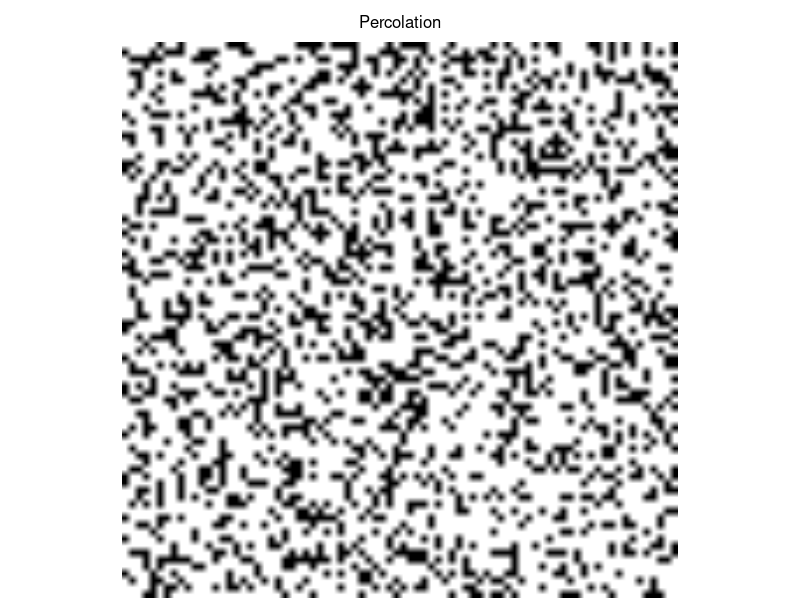
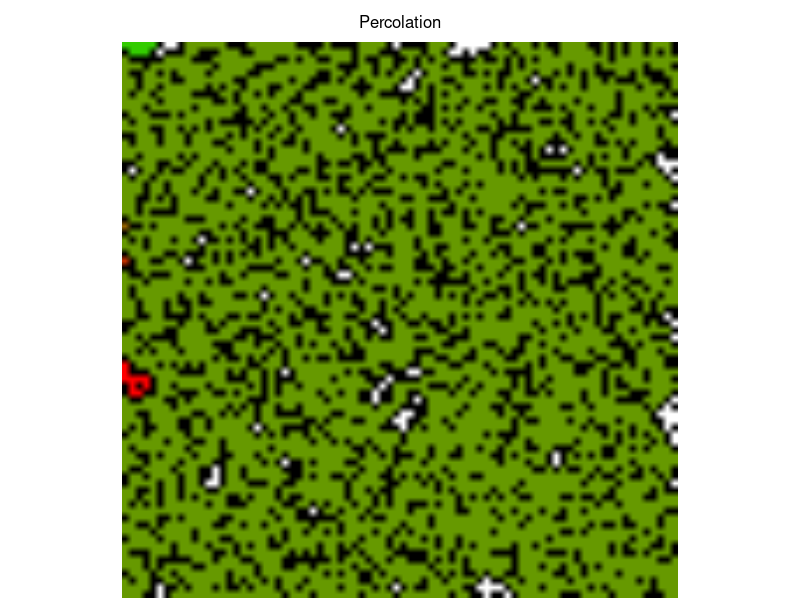

Here is the R script that generated these plots, in order: (Note: this script raises an error after producing the figures.)
########################
###
### Leonard Mada
### [the one and only]
###
### Percolation
###
### draft v.0.1j

### Percolation

# - some experiments in Percolation

### Github:
# https://github.com/discoleo/R/blob/master/Stat/Percolation.R


####################
####################

### helper Functions

reset.m = function(m, id, val=0) {
	if(missing(id)) {
		m[m > 0] = val;
	} else if(id > 0) {
		m[m == id] = val;
	} else {
		m[(m > 0) & (m != id)] = val;
	}
	invisible(m)
}
### Percolation Functions
flood = function(m, pyx, val=1, val0=0) {
	vals = pyx; pos = 1;
	
	while(TRUE) {
		if(pos > length(vals)) return(m);
		if(m[vals[pos], vals[pos + 1]] != val0) {pos = pos + 2; next;}
		m[vals[pos], vals[pos + 1]] = val;
		if(vals[pos] > 1) vals = c(vals, vals[pos]-1, vals[pos + 1]);
		if(vals[pos] < nrow(m)) vals = c(vals, vals[pos]+1, vals[pos + 1]);
		if(vals[pos+1] > 1) vals = c(vals, vals[pos], vals[pos + 1] - 1);
		if(vals[pos+1] < ncol(m)) vals = c(vals, vals[pos], vals[pos + 1] + 1);
		pos = pos + 2;
	}
	return(m);
}

flood.all = function(m, type="by Col 1", val0=0, debug=TRUE) {
	# TODO: type
	while(TRUE) {
		if(debug) print("Iteration");
		id.row = match(val0, m[,1])
		if(is.na(id.row)) break;
		m = flood(m, c(id.row,1), max(m)+1)
	}
	return(m)
}

max.id = function(m) {
	out.m = m[, ncol(m)]
	out = table(out.m[out.m > 0])
	if(dim(out) == 0) {
		print("NO percolation!");
		out = table(m[m > 0])
	}
	id = match(max(out), out);
	id = as.integer(names(out)[id])
}
### Path Length
length.path = function(m, id, debug=TRUE) {
	if(missing(id)) {
		id = max.id(m)
		if(debug) print(id);
	}
	p.m = m;
	p.m[p.m != id] = -1;
	p.m[p.m == id] =  0;
	# TODO
	lvl = 1; pos = 1;
	# rep(c(y, x))
	vals = as.vector(rbind(seq(nrow(m)), 1));
	while(pos <= length(vals)) {
		nn = integer();
		while(pos <= length(vals)) {
			if(p.m[vals[pos], vals[pos + 1]] != 0) {pos = pos + 2; next;}
			p.m[vals[pos], vals[pos + 1]] = lvl;
			if(vals[pos] > 1) nn = c(nn, vals[pos]-1, vals[pos + 1]);
			if(vals[pos] < nrow(m)) nn = c(nn, vals[pos]+1, vals[pos + 1]);
			if(vals[pos+1] > 1) nn = c(nn, vals[pos], vals[pos + 1] - 1);
			if(vals[pos+1] < ncol(m)) nn = c(nn, vals[pos], vals[pos + 1] + 1);
			pos = pos + 2;
		}
		vals = nn;
		lvl = lvl + 1; pos = 1;
	}
	
	if(id != 0) p.m[m == 0] =  0;
	p.m[p.m < 0 & m > 0] =  0; # other non-connected "paths";
	return(p.m);
}
### Contact Area
contact.area = function(m, id) {
	area = 0;
	for(nc in 1:ncol(m)) {
		for(nr in 1:nrow(m)) {
			if(m[nr, nc] != id) next;
			if(nr > 1 && m[nr-1,nc] != id) area = area + 1;
			if(nr < nrow(m) && m[nr+1,nc] != id) area = area + 1;
			if(nc > 1 && m[nr,nc-1] != id) area = area + 1;
			if(nc < ncol(m) && m[nr,nc+1] != id) area = area + 1;
		}
	}
	return(area);
}

### Raster
toRaster = function(m, showVal=0) {
	rs.m = array(0, c(dim(m), 3));
	if( ! is.na(showVal)) {
		isZero = (m == showVal);
		doShow = TRUE;
	} else {
		doShow = FALSE;
	}

	### R
	layer.m = m;
	layer.m[m < 0] = 0
	val.max = max(layer.m);
	if(val.max > 0) layer.m = layer.m / val.max;
	if(doShow) layer.m[isZero] = 1;
	rs.m[,,1] = layer.m;

	### G
	layer.m = 1 - layer.m;
	layer.m[m <= 0] = 0
	if(doShow) layer.m[isZero] = 1;
	rs.m[,,2] = layer.m

	### B
	if(doShow) {
		layer.m = array(0, dim(m));
		layer.m[isZero] = 1;
		rs.m[,,3] = layer.m
	}

	rs.m = as.raster(rs.m)
	return(rs.m);
}
plot.rs = function(m, main, mar, line=0.5) {
	if( ! missing(main) ) hasTitle = TRUE else hasTitle = FALSE;
	if(missing(mar)) mar = c(0,0, if(hasTitle) 2 else 0, 0) + 0.1;
	type = match(class(m), c("raster", "matrix"));
	if(all(is.na(type))) stop("Data NOT supported!")
	if(any(type == 2)) {
		m = toRaster(m);
	}
	old.par = par(mar=mar);
		plot(m);
		if(hasTitle) mtext(main, line=line)
	par(old.par);
	invisible();
}
split.rs = function(m, n=5, from=1, max.len=5, w=10) {
	nr.tot = round(nrow(m) / n);
	frg.tot = ceiling(nrow(m) / nr.tot);
	# TODO: nrow(m) %% nr.tot > 0;
	if(from == 0) from = 1;
	if(from > 0) {
		frg.to = min(frg.tot, from + max.len);
	} else {
		from = max(1, frg.tot + 1 + from - max.len);
		frg.to = min(frg.tot, from + max.len);
	}
	m0 = matrix(0, ncol=w, nrow=nr.tot);
	m2 =  array(0, c(nr.tot, 0))
	for(frg in from:frg.to) {
		r.start = (frg - 1) * nr.tot + 1;
		r.end   = r.start + nr.tot - 1;
		m2 = cbind(m2, cbind(m[r.start:r.end,], m0))
	}
	invisible(m2);
}


################
################

### Examples
dims = c(80, 80)
p = 0.3

m = sample(c(-1, 0), prod(dims), replace=T, prob=c(p, 1-p))
m = matrix(m, nrow=dims[1])
m[1:10, 1:10]
plot.rs(m, "Percolation")


### Flood Fill
m = flood.all(m)

m[1:10, 1:10]

table(m)
table(m[,dims[2]])

plot.rs(m, "Percolation")


### Shortest Path
path.m = length.path(m)

id = dim(path.m)[2];
path.m[1:10, seq(id - 10, id)]

table(path.m[,dims[2]])


### Raster
plot.rs(rs.m, main="Path Length")


### Stat/Percolation
# - cells not accessible;
sum(m == 0) / prod(dim(m))
# - total contact area
a0 = contact.area(m, -1)
# - liquid contact area
a1 = contact.area(m, max.id(m))
a0; a1; a1 / a0;



###################

### Ex 2:
dims = c(80, 80)
p = 0.4

m = sample(c(-1, 0), prod(dims), replace=T, prob=c(p, 1-p))
m = matrix(m, nrow=dims[1])
m[1:10, 1:10]

m = flood.all(m)

m[1:10, 1:10]

table(m)
table(m[,dims[2]])


plot.rs(m, main="Percolation: Multiple Paths")


### Shortest Path
path.m = length.path(m)

id = dim(path.m)[2];
path.m[1:10, seq(id - 10, id)]

table(path.m[,dims[2]])


### Raster
plot.rs(path.m, main="Path Length")
# Note:
# - only "dominant" path is visualized;

# plot.rs(length.path(m, id=5), main="Path Length")


### Stat/Percolation
# - cells not accessible;
sum(m == 0) / prod(dim(m))
# - total contact area
a0 = contact.area(m, -1)
# - liquid contact area
a1 = contact.area(m, max.id(m))
a0; a1; a1 / a0;


#############

### Ex 3:
dims = c(200, 200) # takes long!
p = 0.40

m = sample(c(-1, 0), prod(dims), replace=T, prob=c(p, 1-p))
m = matrix(m, nrow=dims[1])
m[1:10, 1:10]

m = flood.all(m)

m[1:10, 1:10]

table(m)
table(m[,dims[2]])


#################
#################

### Periodic Boundary Condition

# - takes ~20 s;
dims = c(2000, 80)
p = 0.4

m = sample(c(-1, 0), prod(dims), replace=T, prob=c(p, 1-p))
m = matrix(m, nrow=dims[1])
m[1:10, 1:10]

m = flood.all(m)

m[1:10, 1:10]

table(m)
table(m[,dims[2]])


plot.rs(split.rs(m), main="Percolation: Multiple Paths")

# plot.rs(m, main="Percolation: Multiple Paths")


### Shortest Path
path.m = length.path(m)

id = dim(path.m)[2];
path.m[1:10, seq(id - 10, id)]

table(path.m[,dims[2]])


### Raster
plot.rs(path.m, main="Path Length")
# Note:
# - only "dominant" path is visualized;

# plot.rs(length.path(m, id=5), main="Path Length")

####################
### Stat/Percolation

### Inaccessible
# - cells that are not accessible;
sum(m == 0) / prod(dim(m))
# ~ 17%;
### TODO: compute over all paths;
# - total contact area
a0 = contact.area(m, -1)
# - liquid contact area
a1 = contact.area(m, max.id(m))
a0; a1; a1 / a0;


### Other:
# - Average Path Height;
# - Average Inputs;
# - Average Outputs;
# - Average Length;
# - Flux, Bottleneck;


path.all = length.path(reset.m(m), id=0)
plot.rs(split.rs(path.all), main="All Path Lengths")

### Mean Distance from In
# - includes also non-precolating paths;
mean(path.all[path.all > 0]) / ncol(path.all)
# ~ 0.98;
### Mean Out Distance
nc = ncol(path.all)
mean(path.all[path.all[,nc] > 0, nc]) / nc
# ~ 2.02;



###########

### Test
m = flood(m, c(1,1), max(m)+1)
m[1:10, 1:10]

table(m == 0)


### Test Raster
rs.m = toRaster(path.m);
plot(rs.m)
